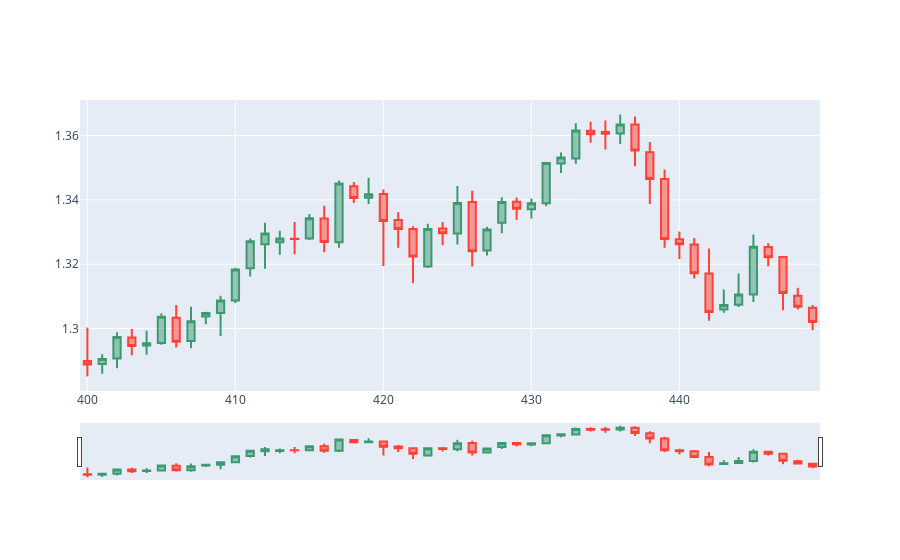

Notebook code for this chart:
### Code cell
dfpl = df[400:450]
import plotly.graph_objects as go
from datetime import datetime

fig = go.Figure(data=[go.Candlestick(x=dfpl.index,
                open=dfpl['open'],
                high=dfpl['high'],
                low=dfpl['low'],
                close=dfpl['close'])])

fig.show()
